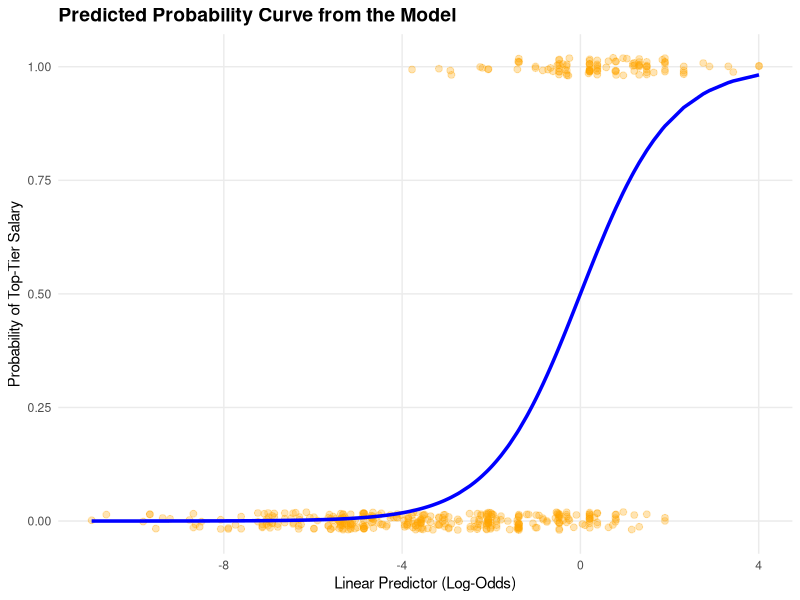

Generate this figure with R:
## ---- chunk 1
knitr::opts_knit$set(root.dir = ".")
knitr::opts_chunk$set(echo = TRUE)
## ---- chunk 2
library(tidyverse)
data <- read.csv("dataset/ds_salaries_clean.csv")
## ---- chunk 3
q3_salary <- quantile(data$salary_in_usd, probs = 0.75, na.rm = TRUE)

data <- data %>%
  mutate(
    row_id = row_number(),
    is_top_tier = if_else(salary_in_usd >= q3_salary, 1L, 0L)
  )

target_summary <- data %>%
  count(is_top_tier, name = "n") %>%
  mutate(
    tier = if_else(is_top_tier == 1L, "Top tier (1)", "Below top tier (0)"),
    proportion = n / sum(n)
  ) %>%
  select(tier, n, proportion)

cat("75th-percentile salary cut-off (Q3): $", format(q3_salary, big.mark = ","), "\n", sep = "")
knitr::kable(target_summary, digits = 3,
             caption = "Class distribution for the binary target")
## ---- chunk 4
set.seed(2026)
train_2022_ids <- sample(which(data$work_year == 2022), 165)
train_ids <- c(which(data$work_year %in% c(2020, 2021)), train_2022_ids)
train <- data[train_ids, ]
test <- data[-train_ids, ]

stopifnot(nrow(train) == 452, nrow(test) == 113, all(test$work_year == 2022))
## ---- chunk 5
job_category_levels <- levels(
  relevel(factor(data$job_category), ref = "Data_Analyst")
)

prepare_predictors <- function(df) {
  dplyr::mutate(
    df,
      experience_level = factor(
        df$experience_level,
        levels = c("EN", "MI", "SE", "EX")
      ),
      company_size = factor(
        df$company_size,
        levels = c("S", "M", "L")
      ),
      remote_ratio = factor(
        df$remote_ratio,
        levels = c(0, 50, 100)
      ),
      job_category = factor(
        df$job_category,
        levels = job_category_levels
      ),
      employment_group = factor(
        dplyr::if_else(df$employment_type == "FT", "FT", "Non_FT"),
        levels = c("FT", "Non_FT")
      ),
      company_location_group = factor(
        dplyr::if_else(df$location_group == "US", "US", "Non_US"),
        levels = c("Non_US", "US")
      )
  )
}

train <- prepare_predictors(train)
test <- prepare_predictors(test)

logit_model <- glm(
  is_top_tier ~ experience_level + company_size + remote_ratio +
    job_category + employment_group + company_location_group,
  family = binomial(link = "logit"),
  data = train
)

summary(logit_model)
## ---- chunk 6
model_matrix <- summary(logit_model)$coefficients
wald_ci <- confint.default(logit_model)

odds_ratios <- tibble(
  term = rownames(model_matrix),
  estimate = model_matrix[, "Estimate"],
  odds_ratio = exp(estimate),
  conf_low = exp(wald_ci[, 1]),
  conf_high = exp(wald_ci[, 2]),
  p_value = model_matrix[, "Pr(>|z|)"],
  significant_at_5pct = p_value < 0.05
) %>%
  filter(term != "(Intercept)") %>%
  mutate(
    across(c(estimate, odds_ratio, conf_low, conf_high), ~ round(.x, 3)),
    p_value = format.pval(p_value, digits = 3, eps = 0.001)
  )

knitr::kable(
  odds_ratios,
  caption = "Adjusted odds ratios and 95% Wald confidence intervals for top-tier salary"
)
## ---- chunk 7
mcfadden_r2 <- 1 - logit_model$deviance / logit_model$null.deviance

fit_summary <- tibble(
  observations = nobs(logit_model),
  top_tier_cases = sum(train$is_top_tier),
  null_deviance = logit_model$null.deviance,
  residual_deviance = logit_model$deviance,
  AIC = AIC(logit_model),
  McFadden_R2 = mcfadden_r2
) %>%
  mutate(across(where(is.numeric), ~ round(.x, 3)))

knitr::kable(fit_summary, caption = "In-sample logistic-model fit summary")
## ---- chunk 8
# 1. Extract the linear predictors (log-odds) and fitted probabilities
plot_data <- train %>%
  mutate(
    predicted_prob = predict(logit_model, type = "response"),
    log_odds = predict(logit_model, type = "link")
  )

# 2. Plot the logistic curve and the actual observations
ggplot(plot_data, aes(x = log_odds)) +
  
  # Scatter plot of actual observations (Y = 0 or 1)
  # Jitter is added to the y-axis to match the visual style of the reference plot
  geom_jitter(
    aes(y = is_top_tier), 
    width = 0, 
    height = 0.02,
    color = "orange", 
    alpha = 0.3, 
    size = 2
  ) +
  
  # The S-curve representing the predicted probability
  geom_line(
    aes(y = predicted_prob), 
    color = "blue", 
    linewidth = 1.2
  ) +
  
  # Formatting the plot
  theme_minimal() +
  labs(
    title = "Predicted Probability Curve from the Model",
    x = "Linear Predictor (Log-Odds)",
    y = "Probability of Top-Tier Salary"
  ) +
  scale_y_continuous(breaks = seq(0, 1, by = 0.25)) +
  theme(
    panel.grid.minor = element_blank(),
    plot.title = element_text(size = 14, face = "bold")
  )
## ---- chunk 9
# Generate in-sample predictions on training set
train_predictions <- train %>%
  mutate(
    predicted_probability = predict(logit_model, type = "response"),
    predicted_class = if_else(predicted_probability >= 0.5, 1L, 0L)
  )

# Compute confusion matrix
cm_train <- table(
  Actual = train_predictions$is_top_tier,
  Predicted = train_predictions$predicted_class
)

cat("=== In-Sample Confusion Matrix (Training Set, n=452) ===\n")
print(cm_train)

# Extract and display classification metrics
tn_train <- cm_train[1, 1]
fp_train <- cm_train[1, 2]
fn_train <- cm_train[2, 1]
tp_train <- cm_train[2, 2]

cat("\n=== Classification Breakdown ===\n")
cat("True Negatives (TN):    ", tn_train, " (actual=0, predicted=0)\n")
cat("False Positives (FP):   ", fp_train, " (actual=0, predicted=1)\n")
cat("False Negatives (FN):   ", fn_train, " (actual=1, predicted=0)\n")
cat("True Positives (TP):    ", tp_train, " (actual=1, predicted=1)\n")

# Calculate in-sample classification metrics
accuracy_train <- (tp_train + tn_train) / (tp_train + tn_train + fp_train + fn_train)
sensitivity_train <- tp_train / (tp_train + fn_train)
specificity_train <- tn_train / (tn_train + fp_train)
fpr_train <- fp_train / (tn_train + fp_train)
fnr_train <- fn_train / (tp_train + fn_train)

metrics_train <- tibble(
  Metric = c("Accuracy", "Sensitivity (True Positive Rate)", "Specificity (True Negative Rate)", 
             "False Positive Rate", "False Negative Rate"),
  Value = c(accuracy_train, sensitivity_train, specificity_train, fpr_train, fnr_train),
  Interpretation = c(
    "Proportion of correct classifications",
    "Proportion of actual top-tier correctly identified",
    "Proportion of actual non-top-tier correctly identified",
    "Proportion of non-top-tier misclassified as top-tier",
    "Proportion of top-tier misclassified as non-top-tier"
  )
) %>%
  mutate(Value = round(Value, 4))

knitr::kable(
  metrics_train,
  caption = "In-sample classification metrics (training set)"
)
## ---- chunk 10
test_predictions <- test %>%
  mutate(
    predicted_probability = predict(logit_model, newdata = test, type = "response"),
    predicted_class = if_else(predicted_probability >= 0.5, 1L, 0L)
  )

head(test_predictions[c("row_id", "is_top_tier", "predicted_probability", "predicted_class")])
